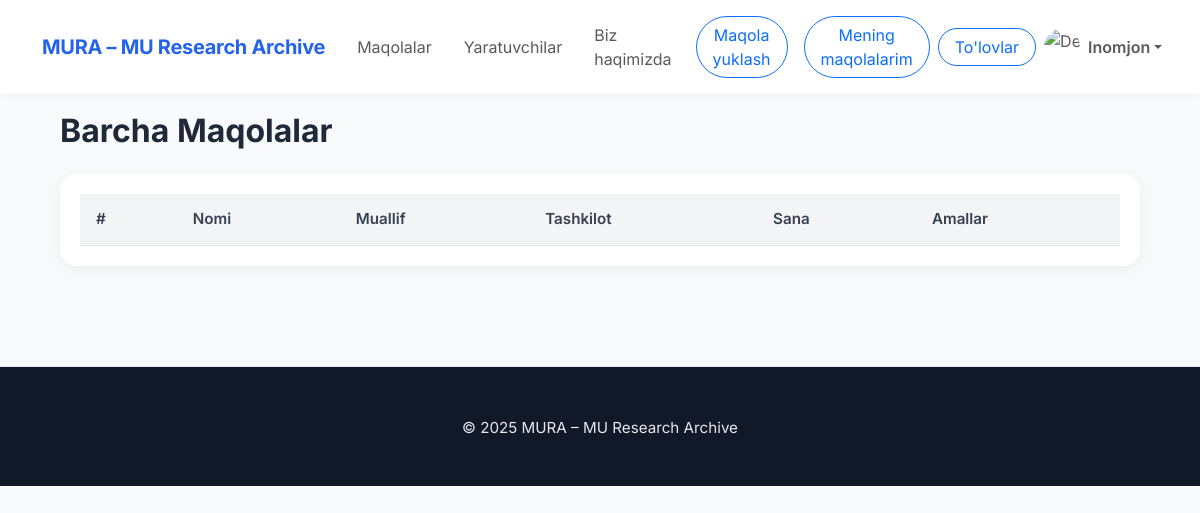
Page /admin-waitlist/ (signed in) on the earlier database version.
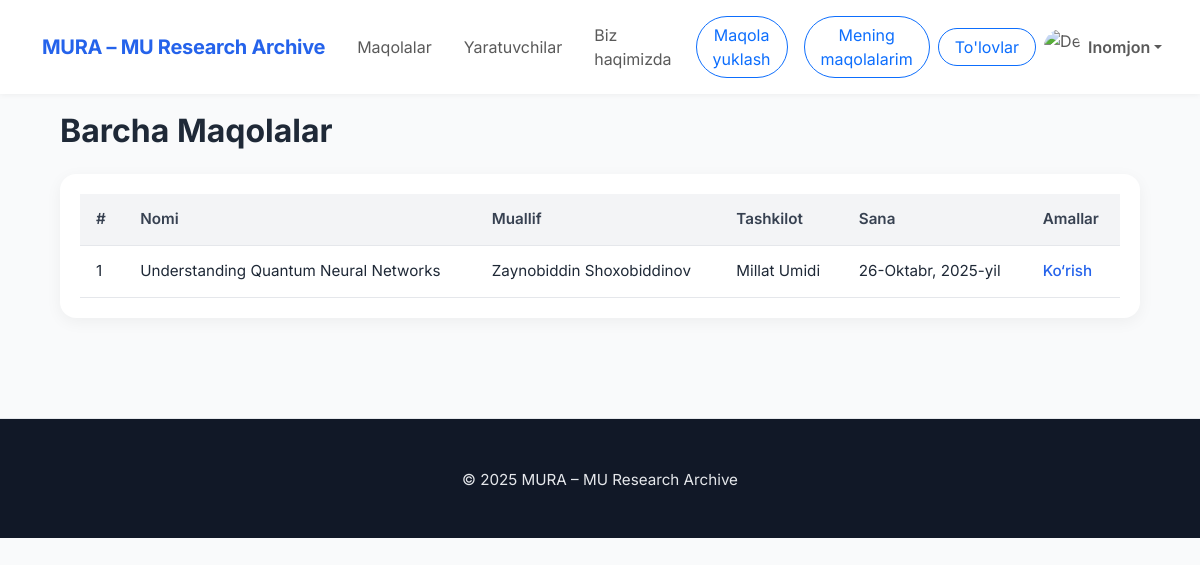
Same page on the later database version.
### main/models.py (models this page shows, shortened)
class Paper(models.Model):
    STATUS_CHOICES = [
        (1, 'draft'),
        (2, 'on_process'),
        (3, 'declined'),
        (4, 'accepted'),
        (5, 'payment_process'),
        (6, 'blocked')
    ]
    owner = models.ForeignKey(CustomUser, on_delete=models.CASCADE)
    category = models.ForeignKey('Category', on_delete=models.SET_NULL, null=True)
    title = models.CharField(
        max_length=100,
        validators=[MinLengthValidator(1)],
        help_text="Sarlavha 10–255 belgidan iborat bo‘lishi kerak."
    )
    summary = models.TextField(
        max_length=500,
        validators=[MinLengthValidator(100)],
        help_text="Qisqacha mazmun kamida 100 ta belgidan iborat bo‘lishi kerak."
    )
    intro = models.TextField(
        max_length=500,
        validators=[MinLengthValidator(100)],
        help_text="Kirish qismi kamida 100 ta belgidan iborat bo‘lishi kerak."
    )
    file = models.FileField(upload_to='pdfs/')
    status = models.IntegerField(
        choices=STATUS_CHOICES,
        default=1,
        help_text="Maqolaning joriy holatini tanlang."
    )
    published_at = models.DateField(auto_now=True)
    keywords = models.CharField(
        max_length=100,
        validators=[MinLengthValidator(10)],
        help_text="Kalit so‘zlar 10–300 belgidan iborat bo‘lishi kerak."
    )
    pages = models.IntegerField(
        null=True,
        blank=True,
        help_text="Betlar soni 3–50 oralig‘ida bo‘lishi kerak."
    )
    organization = models.CharField(
        max_length=120,
        validators=[MinLengthValidator(1)],
        null=True,
        blank=True,
        help_text="Tashkilot nomi 5–120 belgidan iborat bo‘lishi kerak."
    )
    paid_at = models.DateTimeField(null=True, blank=True)
    reject_count = models.IntegerField(default=0)

class CustomUser(AbstractUser):
    avatar = models.ImageField(upload_to='media/avatars/', null=True, blank=True)

### main/views.py (the view)
# urls.py: path('admin-waitlist/', admin_waitlist, name='admin_waitlist'),
@login_required(login_url='login')
def admin_waitlist(request):
    if not request.user.is_superuser:
        return redirect('main')
    papers = models.Paper.objects.filter(
        payment__status=2,
        status=2
    ).distinct()
    return render(request, 'admin-waitlist.html', {'papers': papers})

### templates/admin-waitlist.html
{% extends "base.html" %}
{% load static %}
{% block style %}
<link rel="stylesheet" href="{% static 'main/css/admin-waitlist.css' %}">
<link rel="stylesheet" href="{% static 'main/css/upload.css' %}">
{%endblock%}
{%block content%}
  <main>
    <h2>Barcha Maqolalar</h2>
    <div class="table-container">
      <table>
        <thead>
          <tr>
            <th>#</th>
            <th>Nomi</th>
            <th>Muallif</th>
            <th>Tashkilot</th>
            <th>Sana</th>
            <th>Amallar</th>
          </tr>
        </thead>
        <tbody>
            {%for paper in papers %}
          <tr>
            <td>{{forloop.counter}}</td>
            <td>{{paper.title}}</td>
            <td>{{paper.owner.first_name}} {{paper.owner.last_name}}</td>
            <td>{{paper.organization}}</td>
            <td>{{paper.published_at}}</td>
            <td class="actions"><a href="{%url 'admin_paper_detail' paper.id%}">Ko‘rish</a></td>
          </tr>
          {%endfor%}
        </tbody>
      </table>
    </div>
  </main>
{%endblock%}

Differences in the rows shown:
now on this page (row edited): Paper: title "Understanding Quantum Neural Networks", owner.first_name "Zaynobiddin", owner.last_name "Shoxobiddinov", organization "Millat Umidi", published_at "26-Oktabr, 2025-yil"
